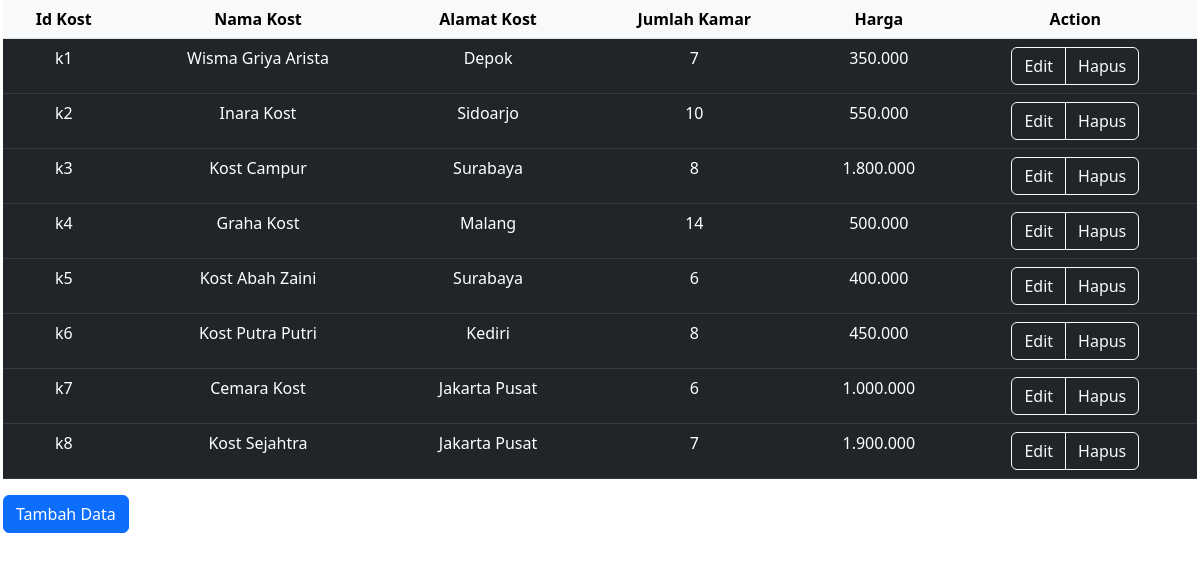
The app's page /pages/admin/frame/dataKost.php?id=k1 with its own data.
### tables this page shows
CREATE TABLE `kost` (
  `id_kost` varchar(5) NOT NULL,
  `nama` varchar(20) NOT NULL,
  `alamat` varchar(30) NOT NULL,
  `jumlah_kamar` int(3) NOT NULL,
  `harga_sewa` int(10) NOT NULL,
  `gambar` varchar(50) NOT NULL
);

### pages/admin/frame/dataKost.php (the view, shortened to what this page needs)
<?php
include '../../../conf/koneksi.php';
if (isset($_GET['id'])) {
    mysqli_query($conn, "DELETE FROM kost WHERE id_kost='$_GET[id]'");
}
?>
<head>
    <link href="https://cdn.jsdelivr.net/npm/bootstrap@5.3.0-alpha3/dist/css/bootstrap.min.css" rel="stylesheet" />
</head>
<body style="margin: 0 3px;">
    <table class="table table-dark table-hover">
        <thead class="table-light">
            <tr align="center">
                <th scope="col">Id Kost</th>
                <th scope="col">Nama Kost</th>
                <th scope="col">Alamat Kost</th>
                <th scope="col">Jumlah Kamar</th>
                <th scope="col">Harga</th>
                <th scope="col">Action</th>
            </tr>
        </thead>
        <tbody>
            <?php
            $query = mysqli_query($conn, "SELECT * FROM kost");
            while ($row = mysqli_fetch_array($query)) {
                $harga = $row['harga_sewa'] == 0 ? '' : number_format($row['harga_sewa'], 0, ',', '.');
                echo "<tr align='center'>
                    <td>" . $row['id_kost'] . "</td>
                    <td>" . $row['nama'] . "</td>
                    <td>" . $row['alamat'] . "</td>
                    <td>" . $row['jumlah_kamar'] . "</td>
                    <td>" . $harga . "</td>
                    <td><div class='btn-group' role='group' aria-label='Basic outlined example'>
                    <a class='btn btn-outline-light' href='editKost.php?id=$row[id_kost]'>Edit</a>
                    <a class='btn btn-outline-light' href='?id=$row[id_kost]'>Hapus</a>
                    </div></td>
                </tr>";
            } ?>
        </tbody>
    </table>
    <button type="button" class="btn btn-primary" data-bs-toggle="modal" data-bs-target="#exampleModal">
        Tambah Data
    </button>
</body>

### records on screen
kost: id_kost "k1", nama "Wisma Griya Arista", alamat "Depok", jumlah_kamar "7", harga_sewa "350.000"
kost: id_kost "k2", nama "Inara Kost", alamat "Sidoarjo", jumlah_kamar "10", harga_sewa "550.000"
kost: id_kost "k3", nama "Kost Campur", alamat "Surabaya", jumlah_kamar "8", harga_sewa "1.800.000"
kost: id_kost "k4", nama "Graha Kost", alamat "Malang", jumlah_kamar "14", harga_sewa "500.000"
kost: id_kost "k5", nama "Kost Abah Zaini", alamat "Surabaya", jumlah_kamar "6", harga_sewa "400.000"
kost: id_kost "k6", nama "Kost Putra Putri", alamat "Kediri", jumlah_kamar "8", harga_sewa "450.000"
kost: id_kost "k7", nama "Cemara Kost", alamat "Jakarta Pusat", jumlah_kamar "6", harga_sewa "1.000.000"
kost: id_kost "k8", nama "Kost Sejahtra", alamat "Jakarta Pusat", jumlah_kamar "7", harga_sewa "1.900.000"
